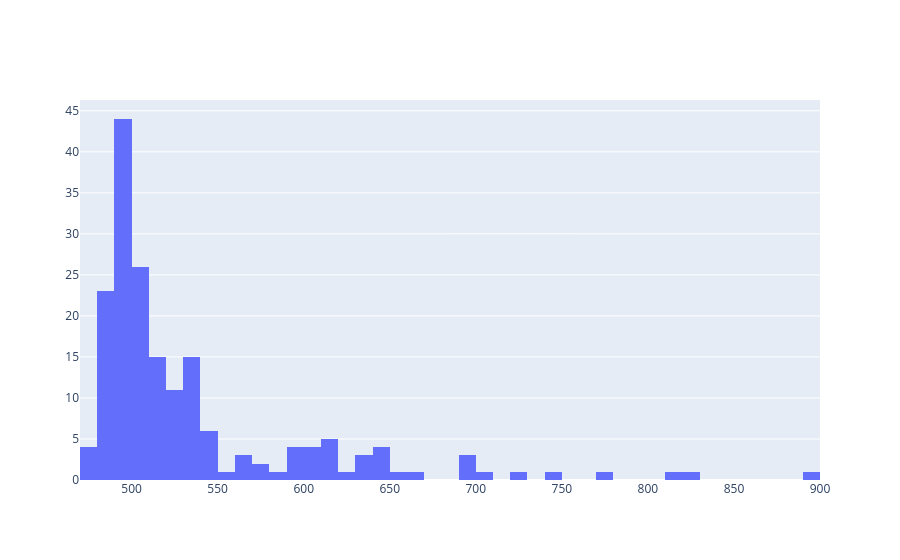

Notebook source saved alongside this figure:
### Code cell
# Dein Code hier
fig = go.Figure()
fig.add_trace(
    go.Histogram(
        x=df_co2["co2"], nbinsx=67,
    )
)
fig.show()

### Figure 1 — Plotly figure (JSON) as saved in the notebook; plotly's stock layout.template omitted (floating-point values rounded to 4 significant figures; data arrays with more than 128 entries replaced by an {"elided": "..."} marker saying what was removed)
{"data": [{"nbinsx": 67, "x": {"elided": "184 float values"}, "type": "histogram"}], "layout": {}}
